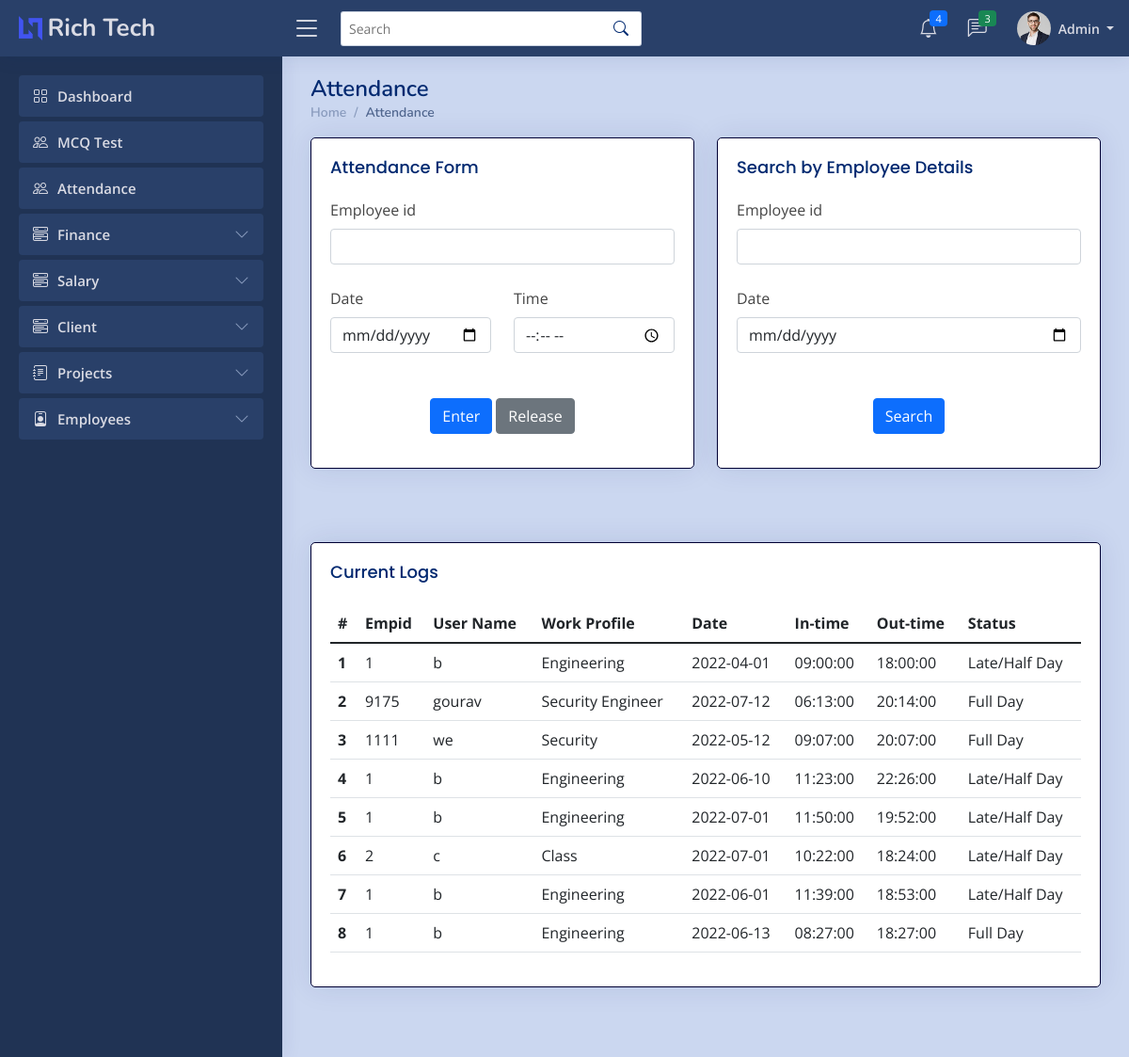
The page /admin/attendance.php (signed in) on the database as committed earlier.
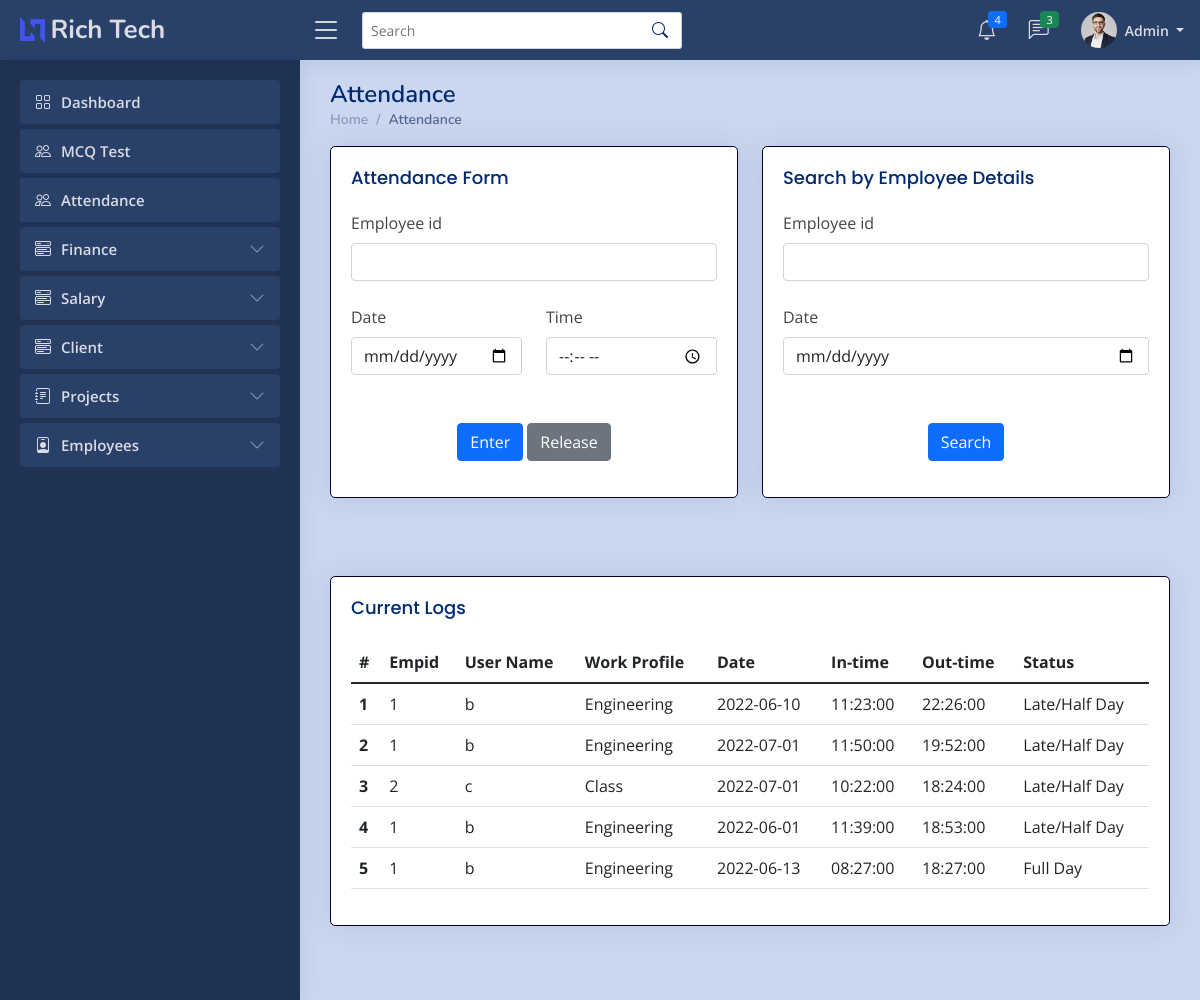
The same page on the database as committed later.
### tables this page shows
CREATE TABLE `attendancet` (
  `Id` int(7) NOT NULL,
  `uname` varchar(255) NOT NULL,
  `empid` varchar(255) NOT NULL,
  `ddate` date NOT NULL,
  `intime` time NOT NULL,
  `outtime` time DEFAULT NULL,
  `fullday` text DEFAULT NULL
);

CREATE TABLE `empt` (
  `Id` int(7) NOT NULL,
  `uname` varchar(255) NOT NULL,
  `empid` varchar(255) NOT NULL,
  `ename` varchar(255) NOT NULL,
  `deptname` varchar(255) NOT NULL,
  `email` varchar(255) NOT NULL,
  `mobile` varchar(14) NOT NULL,
  `dob` datetime NOT NULL,
  `eaddress` varchar(255) NOT NULL,
  `pphoto` longblob NOT NULL,
  `cv` longblob NOT NULL,
  `bio` longtext NOT NULL,
  `github` varchar(255) NOT NULL,
  `twitter` varchar(255) NOT NULL,
  `insta` varchar(255) NOT NULL,
  `linkedin` varchar(255) NOT NULL,
  `wstatus` varchar(20) NOT NULL
);

### admin/attendance.php (the view, shortened to what the changed rows need)
<?php
    if ($_SESSION['erole']=="admin"){
    ?>
<!DOCTYPE html>
<html lang="en">
    <head>
        <link href="../assets/vendor/bootstrap/css/bootstrap.min.css" rel="stylesheet">
        <link rel="stylesheet" href="../assets/vendor/bootstrap-icons/bootstrap-icons.css?v=<?php echo time(); ?>">
        <link href="../assets/vendor/boxicons/css/boxicons.min.css" rel="stylesheet">
        <link href="../assets/vendor/quill/quill.snow.css" rel="stylesheet">
        <link href="../assets/vendor/quill/quill.bubble.css" rel="stylesheet">
        <link href="../assets/vendor/remixicon/remixicon.css" rel="stylesheet">
        <link href="../assets/vendor/simple-datatables/style.css" rel="stylesheet">
        <link rel="stylesheet" href="../assets/css/style.css?v=<?php echo time(); ?>">
    </head>
    <body>
        <main id="main" class="main">
        <div class="pagetitle">
                <h1>Attendance</h1>
            </div>
            <br>
            <br>
            <section class="section dashboard">
                <div class="row">
                    <div class="col-md-12">
                        <div class="card">
                            <div class="card-body">
                                <?php
                                    include '../imports/config.php';
                                    $conn=mysqli_connect($server_name,$username,$password,$database_name);
                                    if(isset($_POST['searchattendance']) ){
                                        $empid=$_POST['empid'];
                                        $date=$_POST['date'];
                                        if ($date !="") {
                                            $sql="SELECT * FROM attendancet WHERE empid='$empid' AND ddate='$date' ORDER BY Id DESC";
                                            $records=mysqli_query($conn,$sql);
                                        }else{
                                            $sql="SELECT * FROM attendancet WHERE empid='$empid' ORDER BY Id DESC";
                                            $records=mysqli_query($conn,$sql);
                                        }
                                        if(mysqli_num_rows($records)>0){
                                            $n=1;
                                            echo '<div class="table-responsive">';
                                            echo '<table class="table datatable">';
                                                echo '<thead class="thead-dark">';
                                                    echo '<tr>';
                                                    echo '<th scope="col">#</th>';
                                                    echo '<th scope="col">Empid</th>';
                                                    echo '<th scope="col">User Name</th>';
                                                    echo '<th scope="col">Work-Profile</th>';
                                                    echo '<th scope="col">Date</th>';
                                                    echo '<th scope="col">In-time</th>';
                                                    echo '<th scope="col">Out-time</th>';
                                                    echo '<th scope="col">Status</th>';
                                                    echo '</tr>';
                                                echo '</thead>';
                                                echo '<tbody>';
                                                while($data = mysqli_fetch_array($records)){
                                                    $empid=$data['empid'];
                                                    $ename=$data['uname'];
                                                    $ddate=$data['ddate'];
                                                    $mysql = "SELECT bio from empt where empid='$empid'";
                                                    $result2 = mysqli_query($conn, $mysql);
                                                    $row2 = mysqli_fetch_assoc($result2);
                                                    $bio = $row2['bio'];
                                                    $intime=$data['intime'];
                                                    $outtime=$data['outtime'];
                                                    if ($outtime=="") {
                                                        $outtime="Working";
                                                    }
                                                    $status=$data['fullday'];
                                                    if ($status=="True") {
                                                        $status="Full Day";
                                                    }
                                                    elseif ($status=="False" && $outtime=="Working") {
                                                        $status="";
                                                    }
                                                    else{
                                                        $status="Late/Half Day";
                                                    }
                                                    echo '<tr>
                                                            <th scope="row">'.$n.'</th>
                                                            <td>'.$empid.'</td>
                                                            <td>'.$ename.'</td>
                                                            <td>'.$bio.'</td>
                                                            <td>'.$ddate.'</td>
                                                            <td>'.$intime.'</td>
                                                            <td>'.$outtime.'</td>
                                                            <td>'.$status.'</td>
                                                            </tr>';
                                                    $n+=1;
                                                }
                                                echo '</tbody>
                                        </table>';
                                        echo '</div>';
                                        }
                                        else{
                                            echo "No data found";
                                        }
                                    }else{
                                        $sql_query = "SELECT * from attendancet ORDER BY Id DESC";
                                        $records = mysqli_query($conn, $sql_query);
                                        $n=1;
                                        echo '<div class="table-responsive">';
                                        echo '<table class="table datatable">';
                                            echo '<thead class="thead-dark">';
                                                echo '<tr>';
                                                echo '<th scope="col">#</th>';
                                                echo '<th scope="col">Empid</th>';
                                                echo '<th scope="col">User Name</th>';
                                                echo '<th scope="col">Work Profile</th>';
                                                echo '<th scope="col">Date</th>';
                                                echo '<th scope="col">In-time</th>';
                                                echo '<th scope="col">Out-time</th>';
                                                echo '<th scope="col">Status</th>';
                                                echo '</tr>';
                                            echo '</thead>';
                                            echo '<tbody>';
                                            while($data = mysqli_fetch_array($records)){
                                                $empid=$data['empid'];
                                                $ename=$data['uname'];
                                                $ddate=$data['ddate'];
                                                $mysql = "SELECT bio from empt where empid='$empid'";
                                                $result2 = mysqli_query($conn, $mysql);
                                                $row2 = mysqli_fetch_assoc($result2);
                                                $bio = $row2['bio'];
                                                $intime=$data['intime'];
                                                $outtime=$data['outtime'];
                                                $status=$data['fullday'];
                                                if ($status=="True") {
                                                    $status="Full Day";
                                                }
                                                elseif ($status=="False" && $outtime=="Working") {
                                                    $status="";
                                                }
                                                else{
                                                    $status="Late/Half Day";
                                                }
                                                echo '<tr>
                                                        <th scope="row">'.$n.'</th>
                                                        <td>'.$empid.'</td>
                                                        <td>'.$ename.'</td>
                                                        <td>'.$bio.'</td>
                                                        <td>'.$ddate.'</td>
                                                        <td>'.$intime.'</td>
                                                        <td>'.$outtime.'</td>
                                                        <td>'.$status.'</td>
                                                        </tr>';
                                                $n+=1;
                                            }
                                            echo '</tbody>
                                            </table>';
                                            echo '</div>';
                                        }
                                    ?>
                            </div>
                        </div>
                    </div>
                </div>
            </section>
        </main>
    </body>
</html>
<?php
    }
    else{
    ob_start();
    header('Location: '.'../index.php');
    ob_end_flush();
    die();
    }
    ?>

Rows that differ between the two databases and show on the page:
removed attendancet: empid "1", uname "b", empt.bio "Engineering", ddate "2022-04-01", intime "09:00:00", outtime "18:00:00", status "Late/Half Day"
removed attendancet: empid "9175", uname "gourav", empt.bio "Security Engineer", ddate "2022-07-12", intime "06:13:00", outtime "20:14:00", fullday "Full Day"
removed attendancet: empid "1111", uname "we", empt.bio "Security", ddate "2022-05-12", intime "09:07:00", outtime "20:07:00", fullday "Full Day"
